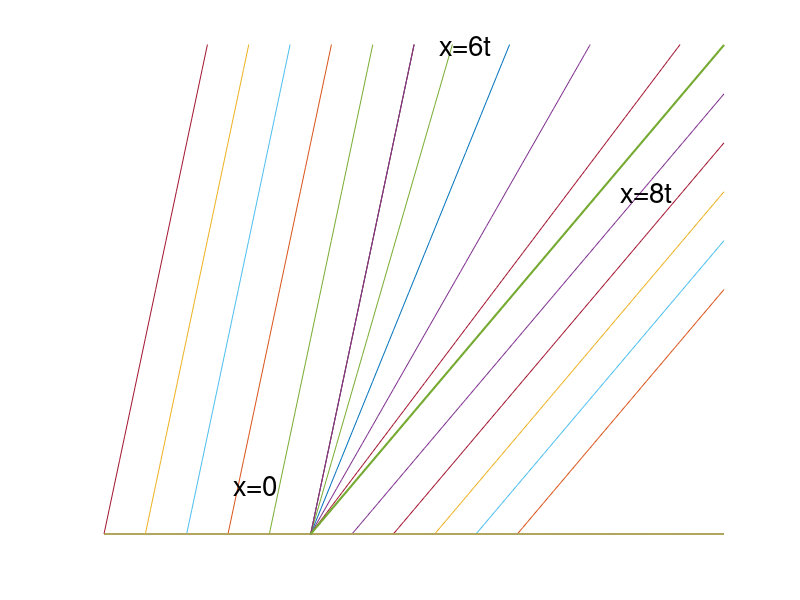

MATLAB code for this plot:
for i=1:6
x=-4:.1:8;
y=x./2+(2/5)*(i-1);
y2=(x-4)./8+(2/20)*(i-6)+0.5;
y8=(0.125+(0.375/25)*(i-1)*(i-1)).*x;
y9=x-x;
plot(x,y,x,y2,x,y8,x,y9);
axis([-4 8 0 1])
axis off
hold on
end

x=-4:.1:8;
y3=x./2;
y4=x./8;
plot(x,y3,x,y4,'linewidth',1.5);

text(-1.5,.1,'x=0','fontsize',20)
text(2.5,1,'x=6t','fontsize',20)
text(6,.7,'x=8t','fontsize',20)

hold off
